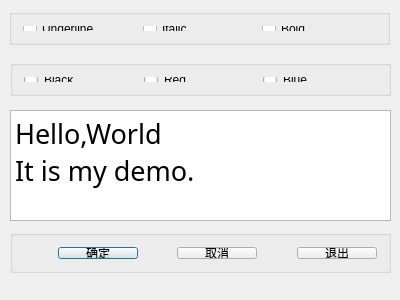
<?xml version="1.0" encoding="UTF-8"?>
<ui version="4.0">
 <class>Dialog</class>
 <widget class="QDialog" name="Dialog">
  <property name="geometry">
   <rect>
    <x>0</x>
    <y>0</y>
    <width>400</width>
    <height>300</height>
   </rect>
  </property>
  <property name="windowTitle">
   <string>Dialog by Designer</string>
  </property>
  <widget class="QGroupBox" name="groupBox">
   <property name="geometry">
    <rect>
     <x>9</x>
     <y>9</y>
     <width>381</width>
     <height>36</height>
    </rect>
   </property>
   <property name="title">
    <string/>
   </property>
   <layout class="QHBoxLayout" name="horizontalLayout">
    <item>
     <widget class="QCheckBox" name="chkBoxUnder">
      <property name="text">
       <string>Underline</string>
      </property>
     </widget>
    </item>
    <item>
     <widget class="QCheckBox" name="chkBoxItalic">
      <property name="text">
       <string>Italic</string>
      </property>
     </widget>
    </item>
    <item>
     <widget class="QCheckBox" name="chkBoxBold">
      <property name="text">
       <string>Bold</string>
      </property>
     </widget>
    </item>
   </layout>
  </widget>
  <widget class="QGroupBox" name="groupBox_2">
   <property name="geometry">
    <rect>
     <x>10</x>
     <y>60</y>
     <width>381</width>
     <height>36</height>
    </rect>
   </property>
   <property name="title">
    <string/>
   </property>
   <layout class="QHBoxLayout" name="horizontalLayout_2">
    <item>
     <widget class="QRadioButton" name="rBtnBlack">
      <property name="text">
       <string>Black</string>
      </property>
     </widget>
    </item>
    <item>
     <widget class="QRadioButton" name="rBtnRed">
      <property name="text">
       <string>Red</string>
      </property>
     </widget>
    </item>
    <item>
     <widget class="QRadioButton" name="rBtnBlue">
      <property name="text">
       <string>Blue</string>
      </property>
     </widget>
    </item>
   </layout>
  </widget>
  <widget class="QPlainTextEdit" name="txtEdit">
   <property name="geometry">
    <rect>
     <x>10</x>
     <y>110</y>
     <width>381</width>
     <height>111</height>
    </rect>
   </property>
   <property name="font">
    <font>
     <family>Agency FB</family>
     <pointsize>20</pointsize>
    </font>
   </property>
   <property name="plainText">
    <string>Hello,World
It is my demo.</string>
   </property>
  </widget>
  <widget class="QGroupBox" name="groupBox_3">
   <property name="geometry">
    <rect>
     <x>10</x>
     <y>230</y>
     <width>381</width>
     <height>43</height>
    </rect>
   </property>
   <property name="title">
    <string/>
   </property>
   <layout class="QHBoxLayout" name="horizontalLayout_3">
    <item>
     <spacer name="horizontalSpacer">
      <property name="orientation">
       <enum>Qt::Horizontal</enum>
      </property>
      <property name="sizeHint" stdset="0">
       <size>
        <width>32</width>
        <height>20</height>
       </size>
      </property>
     </spacer>
    </item>
    <item>
     <widget class="QPushButton" name="btn_Ok">
      <property name="text">
       <string>确定</string>
      </property>
     </widget>
    </item>
    <item>
     <spacer name="horizontalSpacer_2">
      <property name="orientation">
       <enum>Qt::Horizontal</enum>
      </property>
      <property name="sizeHint" stdset="0">
       <size>
        <width>33</width>
        <height>20</height>
       </size>
      </property>
     </spacer>
    </item>
    <item>
     <widget class="QPushButton" name="btnCancel">
      <property name="text">
       <string>取消</string>
      </property>
     </widget>
    </item>
    <item>
     <spacer name="horizontalSpacer_3">
      <property name="orientation">
       <enum>Qt::Horizontal</enum>
      </property>
      <property name="sizeHint" stdset="0">
       <size>
        <width>32</width>
        <height>20</height>
       </size>
      </property>
     </spacer>
    </item>
    <item>
     <widget class="QPushButton" name="btnClose">
      <property name="text">
       <string>退出</string>
      </property>
     </widget>
    </item>
   </layout>
  </widget>
 </widget>
 <layoutdefault spacing="6" margin="11"/>
 <tabstops>
  <tabstop>chkBoxUnder</tabstop>
  <tabstop>chkBoxItalic</tabstop>
  <tabstop>chkBoxBold</tabstop>
  <tabstop>rBtnBlack</tabstop>
  <tabstop>rBtnRed</tabstop>
  <tabstop>rBtnBlue</tabstop>
  <tabstop>txtEdit</tabstop>
  <tabstop>btn_Ok</tabstop>
  <tabstop>btnCancel</tabstop>
  <tabstop>btnClose</tabstop>
 </tabstops>
 <resources/>
 <connections>
  <connection>
   <sender>btn_Ok</sender>
   <signal>clicked()</signal>
   <receiver>Dialog</receiver>
   <slot>accept()</slot>
   <hints>
    <hint type="sourcelabel">
     <x>91</x>
     <y>254</y>
    </hint>
    <hint type="destinationlabel">
     <x>35</x>
     <y>283</y>
    </hint>
   </hints>
  </connection>
  <connection>
   <sender>btnCancel</sender>
   <signal>clicked()</signal>
   <receiver>Dialog</receiver>
   <slot>reject()</slot>
   <hints>
    <hint type="sourcelabel">
     <x>216</x>
     <y>256</y>
    </hint>
    <hint type="destinationlabel">
     <x>194</x>
     <y>285</y>
    </hint>
   </hints>
  </connection>
  <connection>
   <sender>btnClose</sender>
   <signal>clicked()</signal>
   <receiver>Dialog</receiver>
   <slot>close()</slot>
   <hints>
    <hint type="sourcelabel">
     <x>328</x>
     <y>255</y>
    </hint>
    <hint type="destinationlabel">
     <x>328</x>
     <y>284</y>
    </hint>
   </hints>
  </connection>
 </connections>
</ui>
